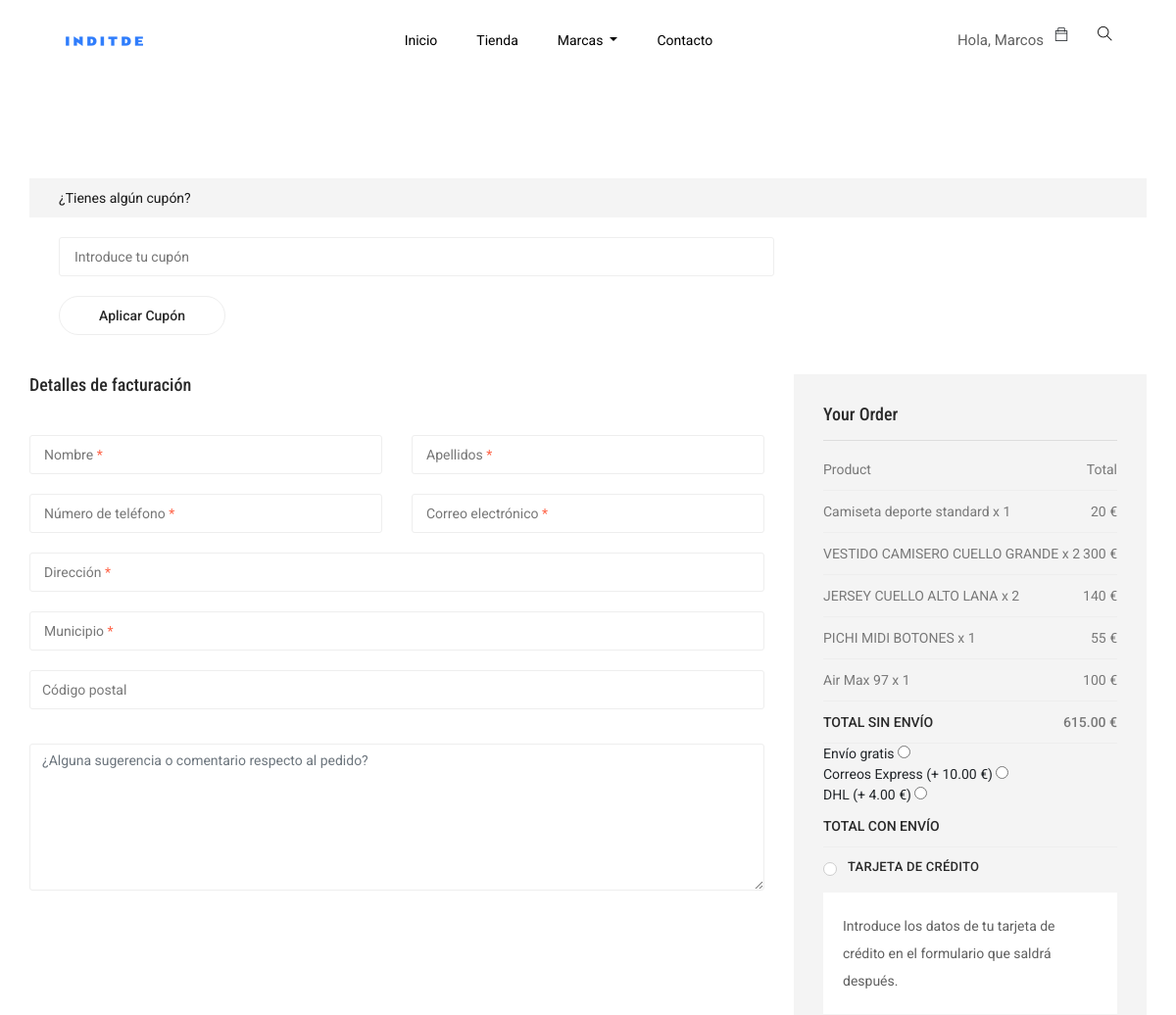
/checkout/ (signed in, upper part), run on an earlier commit of the app's database.
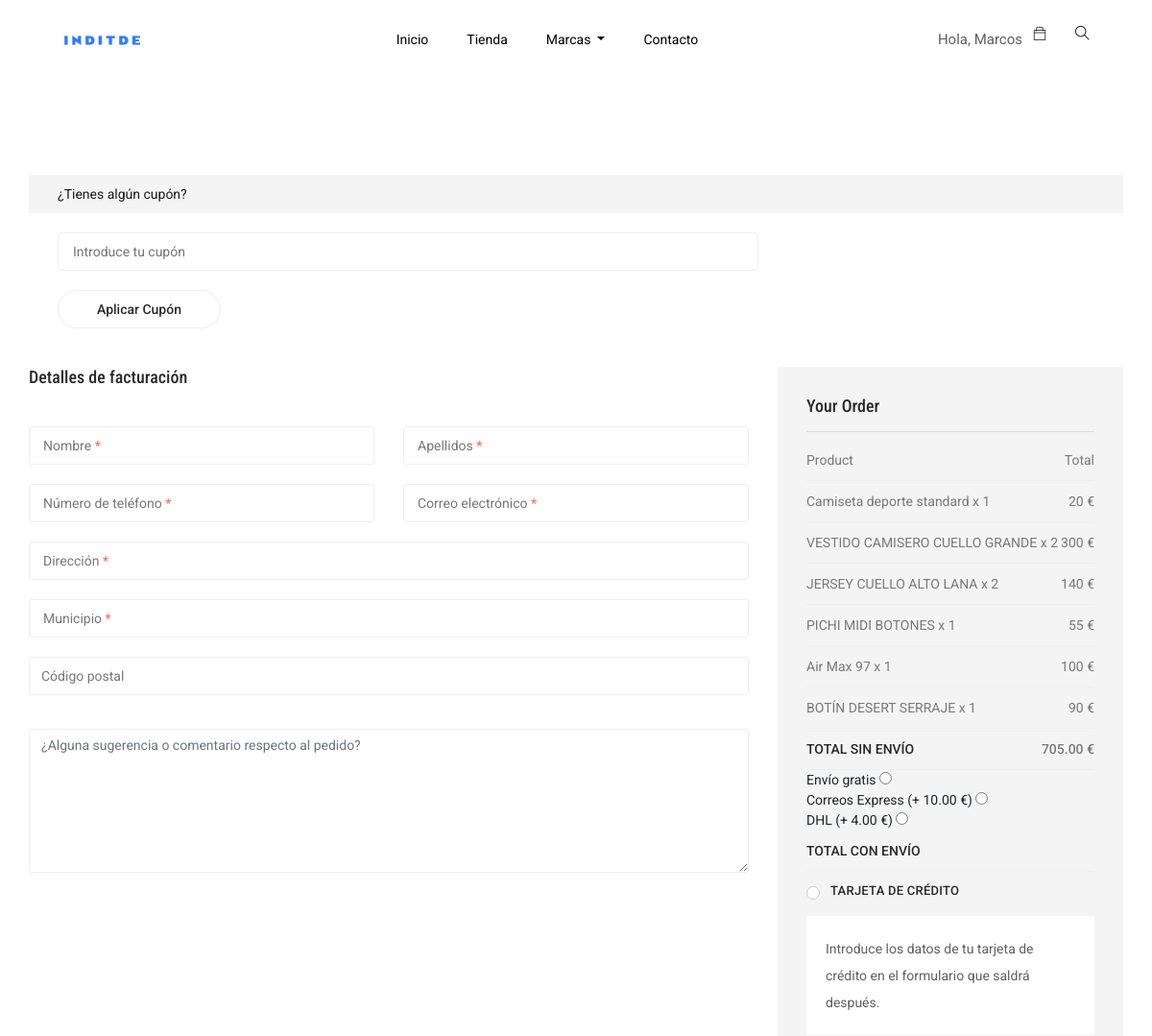
And on a later commit of the database.
### appIndiTDE/models.py (models this page shows, shortened)
class Carro(models.Model):
    usuario = models.ForeignKey(User, on_delete=models.CASCADE)
    ropa = models.ForeignKey('Ropa', on_delete=models.CASCADE)

class Ropa(models.Model):
    id = models.CharField(max_length = 10, primary_key =True)
    nombre = models.CharField(max_length = 30)
    tipo = models.CharField(max_length = 120)
    pvp = models.DecimalField(max_digits = 7, decimal_places = 2)
    pfinal = models.DecimalField(max_digits = 7, decimal_places = 2, default = pvp)
    categoria = models.CharField(max_length = 120)
    genero = models.CharField(max_length = 10, choices = TEME_CHOICES, default = 'unisex')
    desc = models.TextField()
    img = models.ImageField()
    marca = models.ForeignKey('Marca', on_delete = models.CASCADE)
    cantidad = models.IntegerField(default = 1)
    """docstring for Ropa."""

### appIndiTDE/views.py (the view)
# urls.py: path('checkout/', views.checkout, name='checkout'),
def checkout(request):
    if request.user.is_authenticated:
        user = request.user
        c = list(get_carro_completo())
        a = list(get_all_clothes())
        context = {
            'carro' : get_cantidades_ropa(c, user),
            'marcas': get_all_brands(a),
            'total' : get_total(get_clothes_by_user(c, user))
        }
        return render(request, 'inditde/checkout.html', context)
    else:
        return redirect('index')

### appIndiTDE/views.py (called while the page is built)
def get_all_clothes():
    ropas = Ropa.objects.all()
    return ropas

def get_carro_completo():
    carro = Carro.objects.all()
    return carro

def get_all_brands(ropas):
    my_brands = []
    for i in ropas:
        if i.marca not in my_brands:
            my_brands.append(i.marca)
    return my_brands

def get_clothes_by_user(carro, user):
    my_carro = []
    for i in carro:
        if (i.usuario == user):
            my_carro.append(i)
    return my_carro

def get_cantidades_ropa(carro, user):
    my_carro = []
    for i in carro:
        if (i.usuario == user):
            if(len(my_carro) >= 1):
                c = any(x.ropa.nombre == i.ropa.nombre for x in my_carro)
                if c:
                    for x in my_carro:
                        if x.ropa.nombre == i.ropa.nombre:
                            x.ropa.cantidad = x.ropa.cantidad + 1
                else:
                    i.ropa.cantidad = 1
                    my_carro.append(i)
            else:
                i.ropa.cantidad = 1
                my_carro.append(i)
    return my_carro

def get_total(carro):
    suma = 0
    for i in carro:
        suma += i.ropa.pfinal
    return suma

### appIndiTDE/templates/inditde/checkout.html (shortened to what the changed rows need)
{% extends "inditde/base.html" %}
{% load static %}
{% block content %}
  <section class="checkout_area section_padding">
    <div class="container">
      <div class="cupon_area">
        <div class="check_title">
          <h2>
            ¿Tienes algún cupón?
          </h2>
        </div>
      </div>
      <div class="billing_details">
        <div class="row">
          <div class="col-lg-4">
            <div class="order_box">
              <h2>Your Order</h2>
              <ul class="list">
                  {% for r in carro %}
                <li>
                  <a href="{% url 'clothe' r.ropa.id %}">{{r.ropa.nombre}} x {{r.ropa.cantidad}}
                    <span class="last">{% widthratio r.ropa.pfinal 1 r.ropa.cantidad %} €</span>
                  </a>
                </li>
                  {% endfor %}
              </ul>
              <ul class="list list_2">
                <li>
                  <a href="#">Total sin envío
                    <span id='precioSinEnv'>{{total}} €</span>
                  </a>
                </li>
              </ul>
            </div>
          </div>
        </div>
      </div>
    </div>
  </section>
{% endblock %}

What changed in the data, as far as the page shows it:
added Carro: ropa.nombre "BOTÍN DESERT SERRAJE", ropa.cantidad "1", ropa.cantidad "90"
Also different on the page:
{{ total }}: "615.00" → "705.00"
